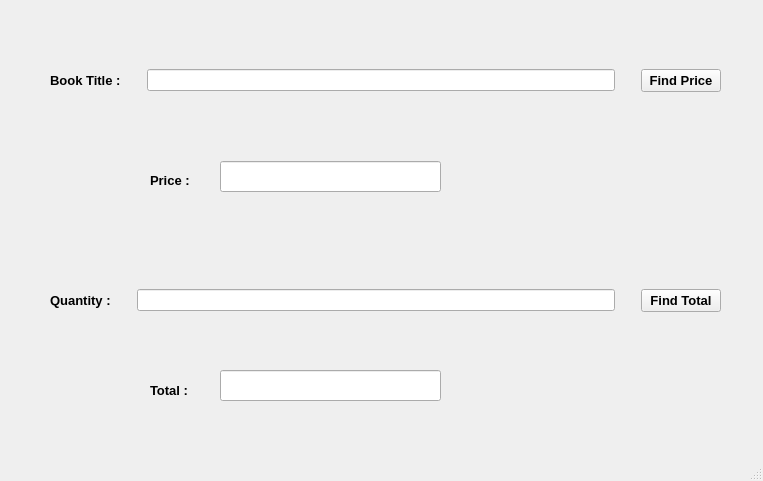
<?xml version="1.0" encoding="UTF-8"?>
<ui version="4.0">
 <class>MainWindow</class>
 <widget class="QMainWindow" name="MainWindow">
  <property name="geometry">
   <rect>
    <x>0</x>
    <y>0</y>
    <width>763</width>
    <height>481</height>
   </rect>
  </property>
  <property name="windowTitle">
   <string>MainWindow</string>
  </property>
  <widget class="QWidget" name="centralwidget">
   <widget class="QWidget" name="horizontalLayoutWidget">
    <property name="geometry">
     <rect>
      <x>30</x>
      <y>20</y>
      <width>711</width>
      <height>121</height>
     </rect>
    </property>
    <layout class="QHBoxLayout" name="horizontalLayout_3">
     <item>
      <spacer name="horizontalSpacer_9">
       <property name="orientation">
        <enum>Qt::Horizontal</enum>
       </property>
       <property name="sizeType">
        <enum>QSizePolicy::Preferred</enum>
       </property>
       <property name="sizeHint" stdset="0">
        <size>
         <width>20</width>
         <height>20</height>
        </size>
       </property>
      </spacer>
     </item>
     <item>
      <widget class="QLabel" name="Book_Title_2">
       <property name="font">
        <font>
         <pointsize>10</pointsize>
         <weight>75</weight>
         <bold>true</bold>
        </font>
       </property>
       <property name="text">
        <string>Book Title :</string>
       </property>
      </widget>
     </item>
     <item>
      <spacer name="horizontalSpacer_10">
       <property name="orientation">
        <enum>Qt::Horizontal</enum>
       </property>
       <property name="sizeType">
        <enum>QSizePolicy::Preferred</enum>
       </property>
       <property name="sizeHint" stdset="0">
        <size>
         <width>20</width>
         <height>20</height>
        </size>
       </property>
      </spacer>
     </item>
     <item>
      <widget class="QLineEdit" name="l1">
       <property name="text">
        <string/>
       </property>
      </widget>
     </item>
     <item>
      <spacer name="horizontalSpacer_11">
       <property name="orientation">
        <enum>Qt::Horizontal</enum>
       </property>
       <property name="sizeType">
        <enum>QSizePolicy::Preferred</enum>
       </property>
       <property name="sizeHint" stdset="0">
        <size>
         <width>20</width>
         <height>20</height>
        </size>
       </property>
      </spacer>
     </item>
     <item>
      <widget class="QPushButton" name="b1">
       <property name="font">
        <font>
         <pointsize>10</pointsize>
         <weight>75</weight>
         <bold>true</bold>
        </font>
       </property>
       <property name="text">
        <string>Find Price</string>
       </property>
      </widget>
     </item>
     <item>
      <spacer name="horizontalSpacer_12">
       <property name="orientation">
        <enum>Qt::Horizontal</enum>
       </property>
       <property name="sizeType">
        <enum>QSizePolicy::Preferred</enum>
       </property>
       <property name="sizeHint" stdset="0">
        <size>
         <width>20</width>
         <height>20</height>
        </size>
       </property>
      </spacer>
     </item>
    </layout>
   </widget>
   <widget class="QLabel" name="Book_Title_4">
    <property name="geometry">
     <rect>
      <x>150</x>
      <y>150</y>
      <width>91</width>
      <height>61</height>
     </rect>
    </property>
    <property name="font">
     <font>
      <pointsize>10</pointsize>
      <weight>75</weight>
      <bold>true</bold>
     </font>
    </property>
    <property name="text">
     <string>Price : </string>
    </property>
   </widget>
   <widget class="QLabel" name="Book_Title_5">
    <property name="geometry">
     <rect>
      <x>150</x>
      <y>360</y>
      <width>91</width>
      <height>61</height>
     </rect>
    </property>
    <property name="font">
     <font>
      <pointsize>10</pointsize>
      <weight>75</weight>
      <bold>true</bold>
     </font>
    </property>
    <property name="text">
     <string>Total :</string>
    </property>
   </widget>
   <widget class="QWidget" name="horizontalLayoutWidget_2">
    <property name="geometry">
     <rect>
      <x>30</x>
      <y>240</y>
      <width>711</width>
      <height>121</height>
     </rect>
    </property>
    <layout class="QHBoxLayout" name="horizontalLayout_4">
     <item>
      <spacer name="horizontalSpacer_13">
       <property name="orientation">
        <enum>Qt::Horizontal</enum>
       </property>
       <property name="sizeType">
        <enum>QSizePolicy::Preferred</enum>
       </property>
       <property name="sizeHint" stdset="0">
        <size>
         <width>20</width>
         <height>20</height>
        </size>
       </property>
      </spacer>
     </item>
     <item>
      <widget class="QLabel" name="Book_Title_6">
       <property name="font">
        <font>
         <pointsize>10</pointsize>
         <weight>75</weight>
         <bold>true</bold>
        </font>
       </property>
       <property name="text">
        <string>Quantity :</string>
       </property>
      </widget>
     </item>
     <item>
      <spacer name="horizontalSpacer_14">
       <property name="orientation">
        <enum>Qt::Horizontal</enum>
       </property>
       <property name="sizeType">
        <enum>QSizePolicy::Preferred</enum>
       </property>
       <property name="sizeHint" stdset="0">
        <size>
         <width>20</width>
         <height>20</height>
        </size>
       </property>
      </spacer>
     </item>
     <item>
      <widget class="QLineEdit" name="l2">
       <property name="inputMask">
        <string/>
       </property>
       <property name="echoMode">
        <enum>QLineEdit::Normal</enum>
       </property>
      </widget>
     </item>
     <item>
      <spacer name="horizontalSpacer_15">
       <property name="orientation">
        <enum>Qt::Horizontal</enum>
       </property>
       <property name="sizeType">
        <enum>QSizePolicy::Preferred</enum>
       </property>
       <property name="sizeHint" stdset="0">
        <size>
         <width>20</width>
         <height>20</height>
        </size>
       </property>
      </spacer>
     </item>
     <item>
      <widget class="QPushButton" name="b2">
       <property name="font">
        <font>
         <pointsize>10</pointsize>
         <weight>75</weight>
         <bold>true</bold>
        </font>
       </property>
       <property name="text">
        <string>Find Total</string>
       </property>
      </widget>
     </item>
     <item>
      <spacer name="horizontalSpacer_16">
       <property name="orientation">
        <enum>Qt::Horizontal</enum>
       </property>
       <property name="sizeType">
        <enum>QSizePolicy::Preferred</enum>
       </property>
       <property name="sizeHint" stdset="0">
        <size>
         <width>20</width>
         <height>20</height>
        </size>
       </property>
      </spacer>
     </item>
    </layout>
   </widget>
   <widget class="QLineEdit" name="l3">
    <property name="geometry">
     <rect>
      <x>220</x>
      <y>161</y>
      <width>221</width>
      <height>31</height>
     </rect>
    </property>
   </widget>
   <widget class="QLineEdit" name="l4">
    <property name="geometry">
     <rect>
      <x>220</x>
      <y>370</y>
      <width>221</width>
      <height>31</height>
     </rect>
    </property>
   </widget>
  </widget>
  <widget class="QMenuBar" name="menubar">
   <property name="geometry">
    <rect>
     <x>0</x>
     <y>0</y>
     <width>763</width>
     <height>26</height>
    </rect>
   </property>
  </widget>
  <widget class="QStatusBar" name="statusbar"/>
 </widget>
 <resources/>
 <connections/>
</ui>
